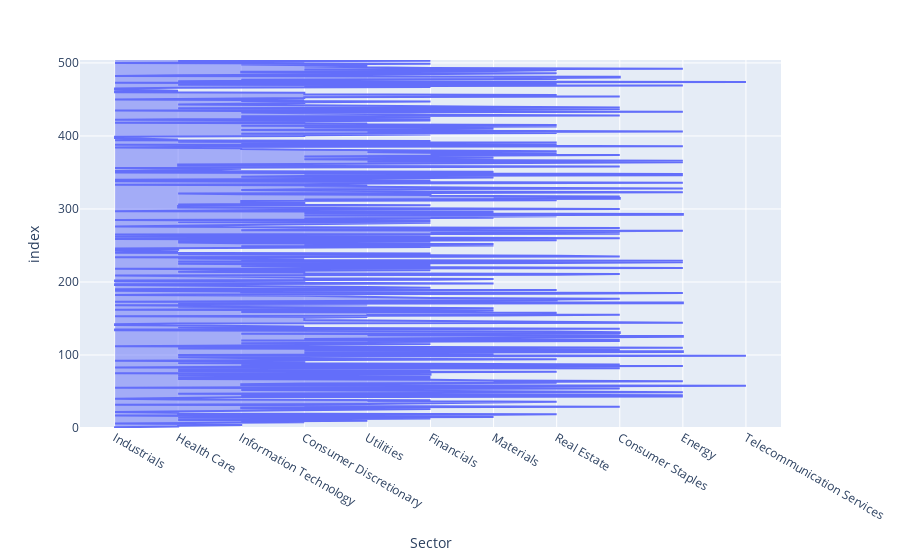

The cell this chart's notebook holds for it:
### Markdown cell above
wtf is px.area

### Code cell
fig = px.area(df,x='Sector')
fig.show()

### Figure 1 — Plotly figure (JSON) as saved in the notebook; plotly's stock layout.template omitted (floating-point values rounded to 4 significant figures; data arrays with more than 128 entries replaced by an {"elided": "..."} marker saying what was removed)
{"data": [{"fillpattern": {"shape": ""}, "hovertemplate": "Sector=%{x}<br>index=%{y}<extra></extra>", "legendgroup": "", "line": {"color": "#636efa"}, "marker": {"symbol": "circle"}, "mode": "lines", "name": "", "orientation": "h", "showlegend": false, "stackgroup": "1", "type": "scatter", "x": {"elided": "505 str values"}, "xaxis": "x", "y": {"elided": "505 int values"}, "yaxis": "y"}], "layout": {"legend": {"tracegroupgap": 0}, "margin": {"t": 60}, "xaxis": {"anchor": "y", "domain": [0, 1], "title": {"text": "Sector"}}, "yaxis": {"anchor": "x", "domain": [0, 1], "title": {"text": "index"}}}}
